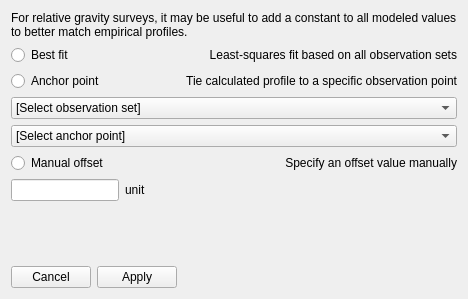
<?xml version="1.0" encoding="UTF-8"?>
<ui version="4.0">
 <class>OffsetUIClass</class>
 <widget class="QWidget" name="OffsetUIClass">
  <property name="geometry">
   <rect>
    <x>0</x>
    <y>0</y>
    <width>468</width>
    <height>299</height>
   </rect>
  </property>
  <property name="sizePolicy">
   <sizepolicy hsizetype="Minimum" vsizetype="Preferred">
    <horstretch>0</horstretch>
    <verstretch>0</verstretch>
   </sizepolicy>
  </property>
  <property name="minimumSize">
   <size>
    <width>371</width>
    <height>231</height>
   </size>
  </property>
  <property name="windowTitle">
   <string>Offset options</string>
  </property>
  <layout class="QVBoxLayout" name="verticalLayout">
   <property name="sizeConstraint">
    <enum>QLayout::SetMinAndMaxSize</enum>
   </property>
   <item>
    <widget class="QLabel" name="label">
     <property name="sizePolicy">
      <sizepolicy hsizetype="Preferred" vsizetype="Maximum">
       <horstretch>0</horstretch>
       <verstretch>0</verstretch>
      </sizepolicy>
     </property>
     <property name="text">
      <string>For relative gravity surveys, it may be useful to add a constant to all modeled values to better match empirical profiles.</string>
     </property>
     <property name="wordWrap">
      <bool>true</bool>
     </property>
    </widget>
   </item>
   <item>
    <layout class="QGridLayout" name="gridLayout">
     <property name="sizeConstraint">
      <enum>QLayout::SetMinimumSize</enum>
     </property>
     <item row="4" column="0">
      <widget class="QRadioButton" name="manual">
       <property name="sizePolicy">
        <sizepolicy hsizetype="Minimum" vsizetype="Minimum">
         <horstretch>0</horstretch>
         <verstretch>0</verstretch>
        </sizepolicy>
       </property>
       <property name="text">
        <string>Manual offset</string>
       </property>
      </widget>
     </item>
     <item row="5" column="0">
      <widget class="QLineEdit" name="manualoffset">
       <property name="sizePolicy">
        <sizepolicy hsizetype="Preferred" vsizetype="Fixed">
         <horstretch>0</horstretch>
         <verstretch>0</verstretch>
        </sizepolicy>
       </property>
      </widget>
     </item>
     <item row="0" column="1">
      <widget class="QLabel" name="label_2">
       <property name="sizePolicy">
        <sizepolicy hsizetype="Preferred" vsizetype="Preferred">
         <horstretch>0</horstretch>
         <verstretch>0</verstretch>
        </sizepolicy>
       </property>
       <property name="text">
        <string>Least-squares fit based on all observation sets</string>
       </property>
       <property name="alignment">
        <set>Qt::AlignRight|Qt::AlignTrailing|Qt::AlignVCenter</set>
       </property>
      </widget>
     </item>
     <item row="0" column="0">
      <widget class="QRadioButton" name="bestfit">
       <property name="sizePolicy">
        <sizepolicy hsizetype="Minimum" vsizetype="Minimum">
         <horstretch>0</horstretch>
         <verstretch>0</verstretch>
        </sizepolicy>
       </property>
       <property name="text">
        <string>Best fit</string>
       </property>
      </widget>
     </item>
     <item row="5" column="1">
      <widget class="QLabel" name="manualoffsetu">
       <property name="sizePolicy">
        <sizepolicy hsizetype="Preferred" vsizetype="Preferred">
         <horstretch>0</horstretch>
         <verstretch>0</verstretch>
        </sizepolicy>
       </property>
       <property name="text">
        <string>unit</string>
       </property>
      </widget>
     </item>
     <item row="2" column="0" colspan="2">
      <widget class="QComboBox" name="anchorset">
       <property name="sizePolicy">
        <sizepolicy hsizetype="Minimum" vsizetype="Minimum">
         <horstretch>0</horstretch>
         <verstretch>0</verstretch>
        </sizepolicy>
       </property>
       <item>
        <property name="text">
         <string>[Select observation set]</string>
        </property>
       </item>
      </widget>
     </item>
     <item row="4" column="1">
      <widget class="QLabel" name="label_4">
       <property name="sizePolicy">
        <sizepolicy hsizetype="Preferred" vsizetype="Preferred">
         <horstretch>0</horstretch>
         <verstretch>0</verstretch>
        </sizepolicy>
       </property>
       <property name="text">
        <string>Specify an offset value manually</string>
       </property>
       <property name="alignment">
        <set>Qt::AlignRight|Qt::AlignTrailing|Qt::AlignVCenter</set>
       </property>
      </widget>
     </item>
     <item row="3" column="0" colspan="2">
      <widget class="QComboBox" name="anchorpoint">
       <property name="sizePolicy">
        <sizepolicy hsizetype="Preferred" vsizetype="Minimum">
         <horstretch>0</horstretch>
         <verstretch>0</verstretch>
        </sizepolicy>
       </property>
       <item>
        <property name="text">
         <string>[Select anchor point]</string>
        </property>
       </item>
      </widget>
     </item>
     <item row="1" column="1">
      <widget class="QLabel" name="label_3">
       <property name="sizePolicy">
        <sizepolicy hsizetype="MinimumExpanding" vsizetype="Preferred">
         <horstretch>0</horstretch>
         <verstretch>0</verstretch>
        </sizepolicy>
       </property>
       <property name="text">
        <string>Tie calculated profile to a specific observation point</string>
       </property>
       <property name="alignment">
        <set>Qt::AlignRight|Qt::AlignTrailing|Qt::AlignVCenter</set>
       </property>
      </widget>
     </item>
     <item row="1" column="0">
      <widget class="QRadioButton" name="anchor">
       <property name="sizePolicy">
        <sizepolicy hsizetype="Minimum" vsizetype="Minimum">
         <horstretch>0</horstretch>
         <verstretch>0</verstretch>
        </sizepolicy>
       </property>
       <property name="text">
        <string>Anchor point</string>
       </property>
      </widget>
     </item>
     <item row="6" column="1">
      <spacer name="verticalSpacer_2">
       <property name="orientation">
        <enum>Qt::Vertical</enum>
       </property>
       <property name="sizeHint" stdset="0">
        <size>
         <width>20</width>
         <height>40</height>
        </size>
       </property>
      </spacer>
     </item>
    </layout>
   </item>
   <item>
    <layout class="QHBoxLayout" name="horizontalLayout">
     <item>
      <widget class="QPushButton" name="cancelbutton">
       <property name="text">
        <string>Cancel</string>
       </property>
      </widget>
     </item>
     <item>
      <widget class="QPushButton" name="applybutton">
       <property name="text">
        <string>Apply</string>
       </property>
      </widget>
     </item>
     <item>
      <spacer name="horizontalSpacer">
       <property name="orientation">
        <enum>Qt::Horizontal</enum>
       </property>
       <property name="sizeHint" stdset="0">
        <size>
         <width>40</width>
         <height>20</height>
        </size>
       </property>
      </spacer>
     </item>
    </layout>
   </item>
  </layout>
 </widget>
 <resources/>
 <connections/>
</ui>
